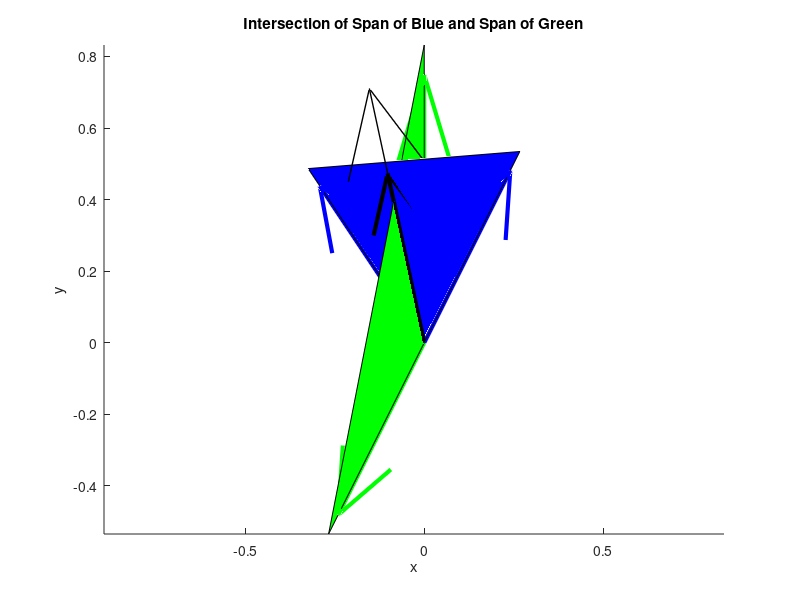

The MATLAB source for this figure: (Note: this script raises an error after producing the figure.)
% Use QR decomposition to determine the intersection of two planes defined by
% the span of two pairs of vectors.
%
% Problem 7.4 from Trefethen & Bau's "Numerical Linear Algebra" with help
% from Yan Zeng's 2009 solution manual.
%

close all;
clear;

  % If true, use "pretty" basis vectors to intersect.  Otherwise, use
  % randomly generated ones.
demo = true;

  % Origin
o = [0 0 0]';

  % x1, y1 span A1
  % x2, y2 span A2
if demo
  x1 = [ 1 2 3]';
  y1 = [ -2 3 5]';
  x2 = [ 0 3 2]';
  y2 = [ -1 -2 3]';
else
    % seems to suck just slighly less than randn alone
  x1 = sign(randn(3,1)).*rand(3,1);
  y1 = sign(randn(3,1)).*rand(3,1);
  x2 = sign(randn(3,1)).*rand(3,1);
  y2 = sign(randn(3,1)).*rand(3,1);
end

%
% Cross product based solution - valid for 3D
%

  % Cross product to form 3rd subspace and locate intersection
x3 = cross(x1,y1);
y3 = cross(x2,y2);
  % Normalize plotted vectors
x1_hat = x1/norm(x1);
y1_hat = y1/norm(y1);
x2_hat = x2/norm(x2);
y2_hat = y2/norm(y2);
x3_hat = x3/norm(x3);
y3_hat = y3/norm(y3);
  % Locate intersection of planes spanned by A1 and A2
A3 = [x3 y3];
[Q3, ~] = qr(A3);
  % x3 and y3 are scalar mutiples of corresponding q3 vectors
% x3 ./ Q1(:,3);
% y3 ./ Q2(:,3);
v = cross(Q3(:,1),Q3(:,2));
v_hat = v/norm(v);
  % Plot
figure;  hold on;
  % Span A1
quiver3(o(1), o(2), o(3), x1_hat(1), x1_hat(2), x1_hat(3),...
                         'color', [0, 0, 1], 'linewidth', 3);
quiver3(o(1), o(2), o(3), y1_hat(1), y1_hat(2), y1_hat(3),...
                         'color', [0, 0, 1], 'linewidth', 3);
x = [o(1) x1_hat(1) y1_hat(1)];
y = [o(2) x1_hat(2) y1_hat(2)];
z = [o(3) x1_hat(3) y1_hat(3)];
patch(x, y, z, [0 0 1]);
  % Span A2
quiver3(o(1), o(2), o(3), x2_hat(1), x2_hat(2), x2_hat(3),...
                         'color', [0, 1, 0], 'linewidth', 3);
quiver3(o(1), o(2), o(3), y2_hat(1), y2_hat(2), y2_hat(3),...
                         'color', [0, 1, 0], 'linewidth', 3);
x = [o(1) x2_hat(1) y2_hat(1)];
y = [o(2) x2_hat(2) y2_hat(2)];
z = [o(3) x2_hat(3) y2_hat(3)];
patch(x, y, z, [0 1 0]);
  % Intersection
quiver3(o(1), o(2), o(3), v_hat(1), v_hat(2), v_hat(3),...
                         'color', [0, 0, 0], 'linewidth', 3);
title('Intersection of Span of Blue and Span of Green');
xlabel('x');
ylabel('y');
zlabel('z');

%
% QR decomposition only method - not limited to 3D
%

A1 = [x1 y1];
A2 = [x2 y2];
[Q1, ~] = qr(A1);
[Q2, ~] = qr(A2);
  % q3 is orthogonal to span of A
A3 = [Q1(:,3) Q2(:,3)];
[Q3, ~] = qr(A3);
v_hat = Q3(:,3)/norm(Q3(:,3));
sf = 1.5;
quiver3(o(1), o(2), o(3), sf*v_hat(1), sf*v_hat(2), sf*v_hat(3),...
                            'color', [0, 0, 0], 'linewidth', 1);

axis equal;

alpha(0.3);
